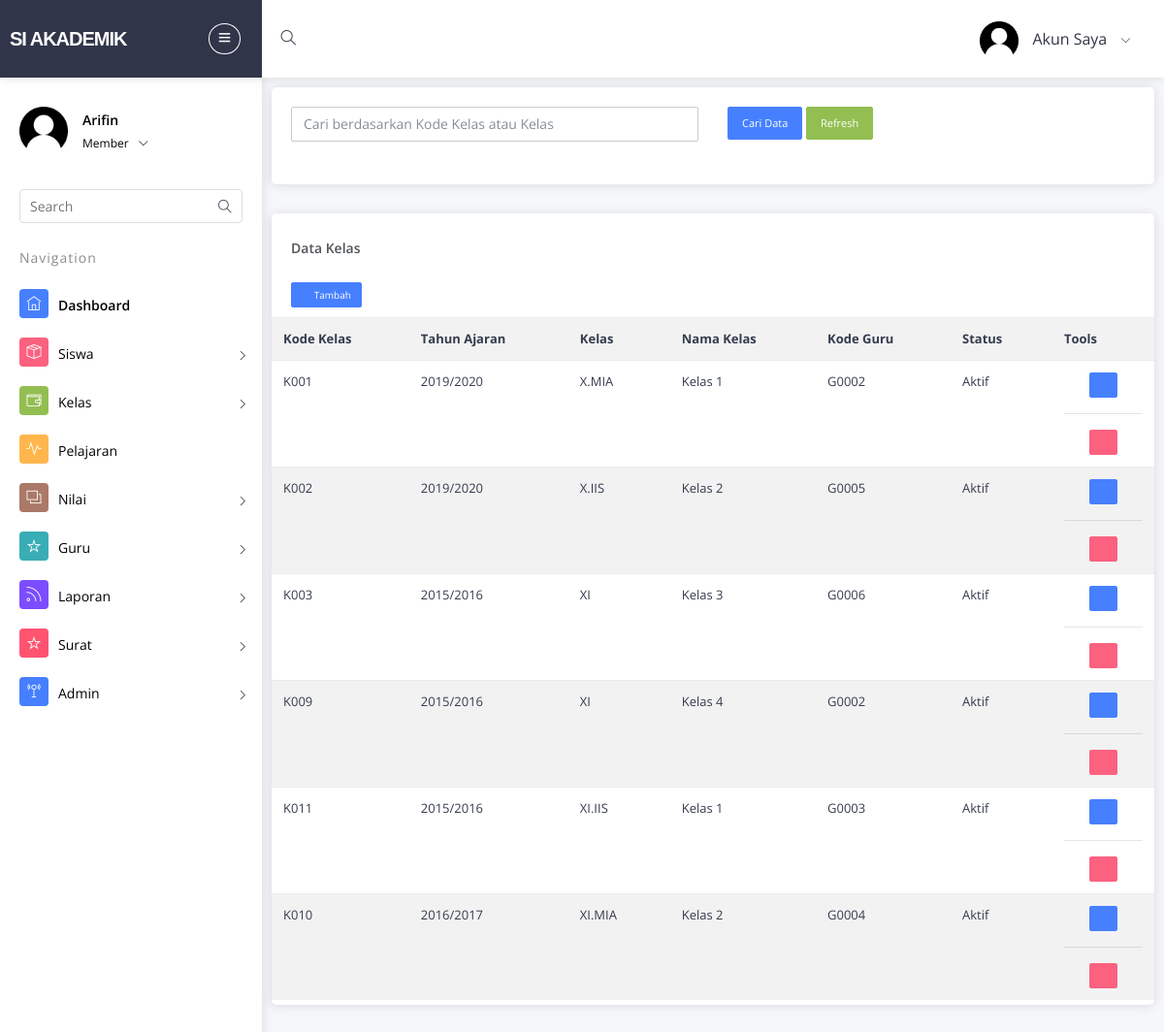
Page /admin/kelas (signed in) on the committed database.
### tables this page shows
CREATE TABLE `kelas` (
  `kode_kelas` char(4) NOT NULL,
  `tahun_ajar` varchar(12) NOT NULL,
  `kelas` char(12) NOT NULL,
  `nama_kelas` varchar(20) NOT NULL,
  `kode_guru` char(5) NOT NULL,
  `status_aktif` enum('Aktif','Tidak Aktif') NOT NULL
);

### admin/kelas.php (the view, shortened to what this page needs)
<?php
if (empty($_SESSION['username'])){
  header('location:../dashboard');
} else {
  ?>
  <!DOCTYPE html>
  <html lang="id">
  <head>
    <link rel="stylesheet" type="text/css" href="../assets/bower_components/bootstrap/css/bootstrap.min.css">
    <link rel="stylesheet" type="text/css" href="../assets/icon/font-awesome/css/font-awesome.min.css">
    <link rel="stylesheet" type="text/css" href="../assets/icon/themify-icons/themify-icons.css">
    <link rel="stylesheet" type="text/css" href="../assets/icon/icofont/css/icofont.min.css">
    <link rel="stylesheet" type="text/css" href="../assets/pages/menu-search/css/component.css">
    <link rel="stylesheet" type="text/css" href="../assets/bower_components/pnotify/css/pnotify.css">
    <link rel="stylesheet" type="text/css" href="../assets/bower_components/pnotify/css/pnotify.brighttheme.css">
    <link rel="stylesheet" type="text/css" href="../assets/bower_components/pnotify/css/pnotify.buttons.css">
    <link rel="stylesheet" type="text/css" href="../assets/bower_components/pnotify/css/pnotify.history.css">
    <link rel="stylesheet" type="text/css" href="../assets/bower_components/pnotify/css/pnotify.mobile.css">
    <link rel="stylesheet" type="text/css" href="../assets/pages/pnotify/notify.css">
    <link rel="stylesheet" type="text/css" href="../assets/css/style.css">
    <link rel="stylesheet" type="text/css" href="../assets/css/jquery.mCustomScrollbar.css">
    <link rel="stylesheet" type="text/css" href="../assets/css/custom.css">
  </head>
  <body>
    <div id="pcoded" class="pcoded">
      <div class="pcoded-container navbar-wrapper">
        <?php
        include 'menu2.php';
        ?>
<?php } ?>
<div class="pcoded-main-container">
  <div class="pcoded-wrapper">
    <?php
    include 'menu.php';
    ?>
    <div class="pcoded-content">
      <div class="pcoded-inner-content">
        <div class="main-body">
          <form action='kelas' method="POST">
            <div class="card total-request-card">
              <div class="card-block">
                <div class="row" style="margin-bottom:20px">
                  <div class="col-xs-12 col-sm-6">
                    <input type='text' class="form-control" style="margin-bottom: 4px;" name='qcari' placeholder='Cari berdasarkan Kode Kelas atau Kelas' required />
                  </div>
                  <div class="col-xs-12 col-sm-6">
                    <div class="row">
                      <div class="col-xs-12 col-md-10">
                        <input type='submit' value='Cari Data' class="btn btn-sm btn-primary" />
                        <a href='kelas' class="btn btn-sm btn-success">Refresh</i></a>
                      </div>
                    </div>
                  </div>
                </div>
              </div>
            </div>
          </form>
          <div class="card">
            <div class="card-header">
              <h5>Data Kelas</h5>
            </div>
            <div class="card-block table-border-style">
              <div class="button-panel" style="padding: 0px 20px 10px 20px;float:left">
                <a class="btn btn-primary btn-bordered btn-mini pull-right" href="input-kelas">
                  <i class="icofont icofont-plus-circle"></i>Tambah</a>
                </div>
                <div class="table-responsive">
                 <?php
                 $query1="select * from kelas";
                 $tampil=mysql_query($query1) or die(mysql_error());
                 ?>
                 <table class="table table-hover table-striped" style="
                 font-size: 13px;
                 ">
                 <tr>
                  <th style="min-width:80px;white-space: inherit">Kode Kelas <i class="icofont-sort"></i></th>
                  <th style="min-width:80px;white-space: inherit">Tahun Ajaran <i class="icofont-sort"></i></th>
                  <th style="min-width:80px;white-space: inherit">Kelas <i class="icofont-sort"></i></th>
                  <th style="min-width:80px;white-space: inherit">Nama Kelas <i class="icofont-sort"></i></th>
                  <th style="min-width:80px;white-space: inherit">Kode Guru <i class="icofont-sort"></i></th>
                  <th style="min-width:80px;white-space: inherit">Status <i class="icofont-sort"></i></th>
                  <th>Tools</th>
                </tr>
                <?php while($data=mysql_fetch_array($tampil))
                { ?>
                  <tr>
                    <td style="min-width:80px;white-space: inherit"><?php echo $data['kode_kelas']; ?></td>
                    <td style="min-width:80px;white-space: inherit"><?php echo $data['tahun_ajar'];?></td>
                    <td style="min-width:80px;white-space: inherit"><?php echo $data['kelas'];?></td>
                    <td style="min-width:80px;white-space: inherit"><?php echo $data['nama_kelas']; ?></td>
                    <td style="min-width:80px;white-space: inherit"><?php echo $data['kode_guru'];?></td>
                    <td style="min-width:80px;white-space: inherit"><?php echo $data['status_aktif'];?></td>
                    <td style="min-width:80px;white-space: inherit"><center><a class="btn btn-mini btn-primary tooltips" data-placement="bottom" data-original-title="Edit Kelas" href="edit-kelas.php?hal=edit-admin&kd=<?php echo $data['kode_kelas'];?>"><span class="icofont-edit"></span></a>
                      <hr /><a class="btn btn-mini btn-danger tooltips" data-placement="bottom" data-original-title="Hapus Kelas" href="hapus-kelas.php?hal=hapus&kd=<?php echo $data['kode_kelas'];?>" onclick="return confirm('Apakah anda akan menghapus <?php echo $data['kode_kelas'];?> ?');"><span class="icofont-trash"></a></center></td>
                      </tr>
                      <?php
                    }
                    ?>
                </table>
              </div>
            </div>
          </div>
        </div>
      </div>
    </div>
  </div>
</div>
</div>
</div>
</body>
</html>

### rows in the picture
kelas: kode_kelas "K001", tahun_ajar "2019/2020", kelas "X.MIA", nama_kelas "Kelas 1", kode_guru "G0002", status_aktif "Aktif"
kelas: kode_kelas "K002", tahun_ajar "2019/2020", kelas "X.IIS", nama_kelas "Kelas 2", kode_guru "G0005", status_aktif "Aktif"
kelas: kode_kelas "K003", tahun_ajar "2015/2016", kelas "XI", nama_kelas "Kelas 3", kode_guru "G0006", status_aktif "Aktif"
kelas: kode_kelas "K009", tahun_ajar "2015/2016", kelas "XI", nama_kelas "Kelas 4", kode_guru "G0002", status_aktif "Aktif"
kelas: kode_kelas "K011", tahun_ajar "2015/2016", kelas "XI.IIS", nama_kelas "Kelas 1", kode_guru "G0003", status_aktif "Aktif"
kelas: kode_kelas "K010", tahun_ajar "2016/2017", kelas "XI.MIA", nama_kelas "Kelas 2", kode_guru "G0004", status_aktif "Aktif"

### other values in the picture
$_SESSION['fullname'] "Arifin"
